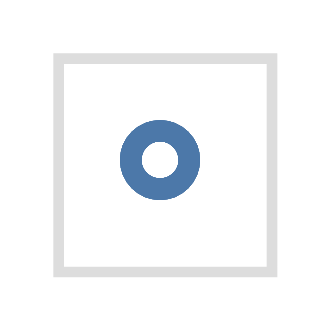

Vega-Lite specification for this chart:
### Vega specification from a JSON file in a GitHub repository (floating-point values rounded to 4 significant figures)
{"$schema": "https://vega.github.io/schema/vega/v5.json", "autosize": "pad", "padding": 5, "width": 20, "height": 20, "style": "cell", "data": [{"name": "source_0", "values": [{"a": "C", "b": 2}, {"a": "C", "b": 7}, {"a": "C", "b": 4}, {"a": "D", "b": 1}, {"a": "D", "b": 2}, {"a": "D", "b": 6}, {"a": "E", "b": 8}, {"a": "E", "b": 4}, {"a": "E", "b": 7}]}], "marks": [{"name": "marks", "type": "symbol", "style": ["point"], "from": {"data": "source_0"}, "encode": {"update": {"opacity": {"value": 0.7}, "fill": {"value": "transparent"}, "stroke": {"value": "#4c78a8"}, "x": {"signal": "width", "mult": 0.5}, "y": {"signal": "height", "mult": 0.5}}}}]}
